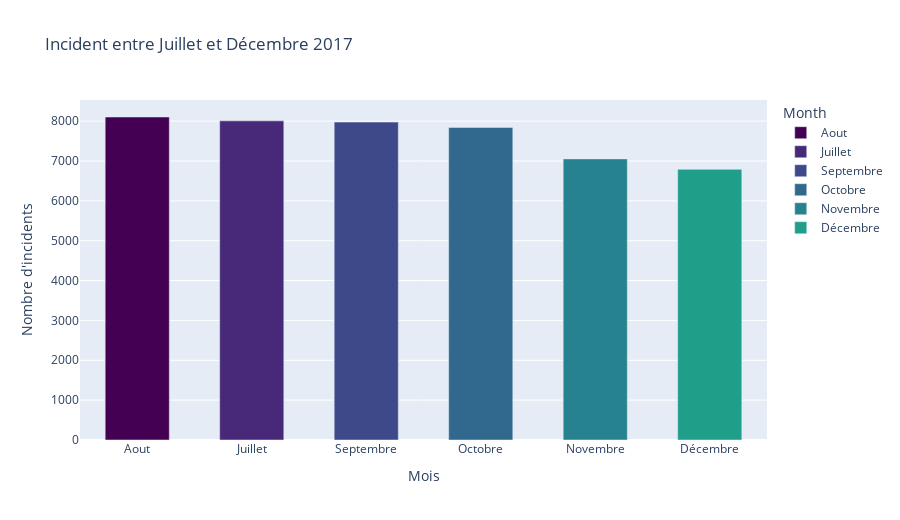

Notebook code for this chart:
### Code cell
Month=categories['Month']
Values=categories['values']

fig=px.bar(categories, x=Month,
           y=Values, 
           title= 'Incident entre Juillet et Décembre 2017',
           color=categories['Month'],
           color_discrete_sequence = px.colors.sequential.Viridis,
           height=520)

fig.update_layout(
    xaxis_title_text='Mois', 
    yaxis_title_text='Nombre d\'incidents', 
    bargap=0.2, 
    bargroupgap=0.3)
    
fig.show()

### Figure 1 — Plotly figure (JSON) as saved in the notebook; plotly's stock layout.template omitted (floating-point values rounded to 4 significant figures)
{"data": [{"alignmentgroup": "True", "hovertemplate": "Month=%{x}<br>values=%{y}<extra></extra>", "legendgroup": "Aout", "marker": {"color": "#440154"}, "name": "Aout", "offsetgroup": "Aout", "orientation": "v", "showlegend": true, "textposition": "auto", "type": "bar", "x": ["Aout"], "xaxis": "x", "y": [8104], "yaxis": "y"}, {"alignmentgroup": "True", "hovertemplate": "Month=%{x}<br>values=%{y}<extra></extra>", "legendgroup": "Juillet", "marker": {"color": "#482878"}, "name": "Juillet", "offsetgroup": "Juillet", "orientation": "v", "showlegend": true, "textposition": "auto", "type": "bar", "x": ["Juillet"], "xaxis": "x", "y": [8007], "yaxis": "y"}, {"alignmentgroup": "True", "hovertemplate": "Month=%{x}<br>values=%{y}<extra></extra>", "legendgroup": "Septembre", "marker": {"color": "#3e4989"}, "name": "Septembre", "offsetgroup": "Septembre", "orientation": "v", "showlegend": true, "textposition": "auto", "type": "bar", "x": ["Septembre"], "xaxis": "x", "y": [7976], "yaxis": "y"}, {"alignmentgroup": "True", "hovertemplate": "Month=%{x}<br>values=%{y}<extra></extra>", "legendgroup": "Octobre", "marker": {"color": "#31688e"}, "name": "Octobre", "offsetgroup": "Octobre", "orientation": "v", "showlegend": true, "textposition": "auto", "type": "bar", "x": ["Octobre"], "xaxis": "x", "y": [7842], "yaxis": "y"}, {"alignmentgroup": "True", "hovertemplate": "Month=%{x}<br>values=%{y}<extra></extra>", "legendgroup": "Novembre", "marker": {"color": "#26828e"}, "name": "Novembre", "offsetgroup": "Novembre", "orientation": "v", "showlegend": true, "textposition": "auto", "type": "bar", "x": ["Novembre"], "xaxis": "x", "y": [7053], "yaxis": "y"}, {"alignmentgroup": "True", "hovertemplate": "Month=%{x}<br>values=%{y}<extra></extra>", "legendgroup": "Décembre", "marker": {"color": "#1f9e89"}, "name": "Décembre", "offsetgroup": "Décembre", "orientation": "v", "showlegend": true, "textposition": "auto", "type": "bar", "x": ["Décembre"], "xaxis": "x", "y": [6792], "yaxis": "y"}], "layout": {"bargap": 0.2, "bargroupgap": 0.3, "barmode": "relative", "height": 520, "legend": {"title": {"text": "Month"}, "tracegroupgap": 0}, "title": {"text": "Incident entre Juillet et Décembre 2017"}, "xaxis": {"anchor": "y", "categoryarray": ["Aout", "Juillet", "Septembre", "Octobre", "Novembre", "Décembre"], "categoryorder": "array", "domain": [0, 1], "title": {"text": "Mois"}}, "yaxis": {"anchor": "x", "domain": [0, 1], "title": {"text": "Nombre d'incidents"}}}}
